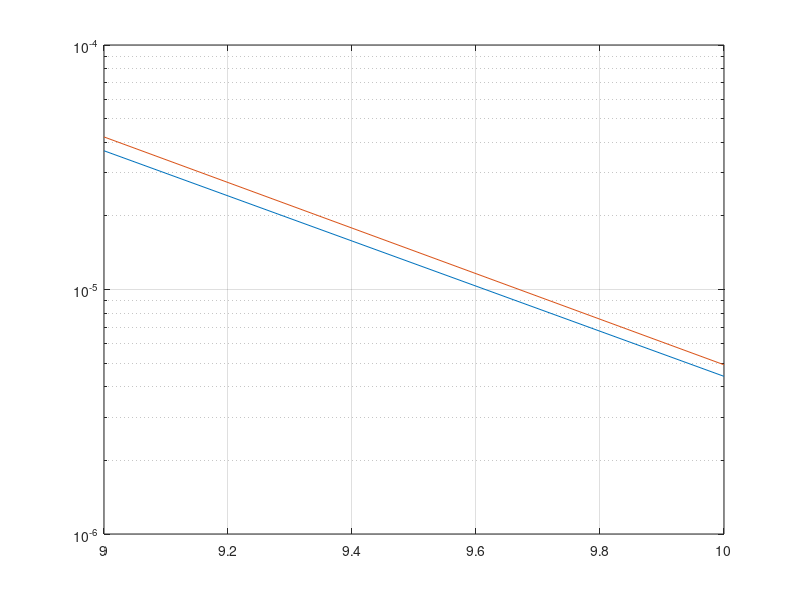

This chart was generated by the following MATLAB code:
close all;
x = [9,10];
y1=[3.693359375e-05,4.4140625e-06]  ;
y2=[4.20703125e-05, 4.921875e-06];
figure;
semilogy(x, y1);
hold on;
grid on;
semilogy(x,y2);
